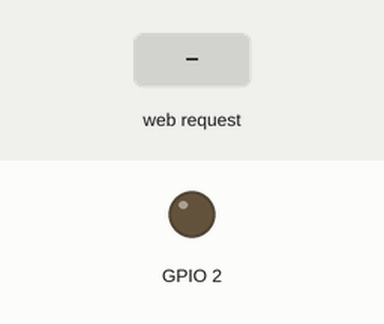
Simulated run of this sketch. Board: ESP32. Shown: output pins drawn as LEDs (lit = HIGH). The inputs (shaded band) are chosen by the test bench.

Above: at 1.8 s.
1.9 s: HTTP request GET /off received
At 3.1 s:
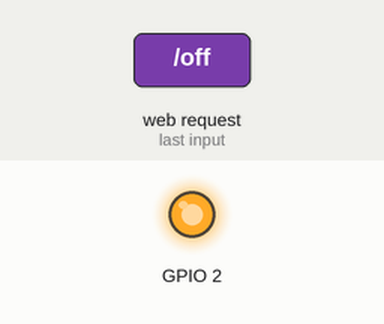
3.4 s: HTTP request GET /on received
At 4.4 s:
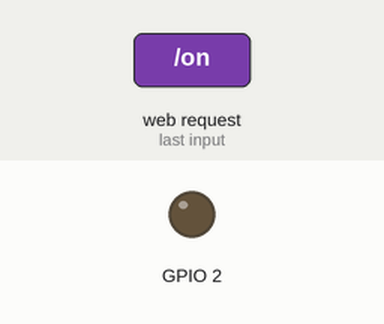
Timing chart, 0 to 6.4 s (numbered marks = the images above; inputs shaded):
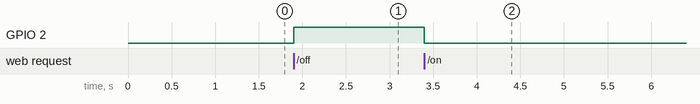

Measured:
- after the input at 1.9 s, GPIO 2: LOW → HIGH at once
- after the input at 3.4 s, GPIO 2: HIGH → LOW at once

The sketch:

led_webserver.ino
```cpp
#include <WebServer.h>
#include <WiFi.h>

 String ssid = "WiFiLED";
 String password = "";
 WebServer server(80);

 void setup() {
   // put your setup code here, to run once:
   Serial.begin(115200);
   pinMode(2, OUTPUT);
   digitalWrite(2, LOW);
   delay(100);
   WiFi.mode(WIFI_AP);
   WiFi.softAP(ssid.c_str(), password.c_str());
   server.begin();
   delay(500);
   server.on("/", handle_root);

   server.on("/on", []() {
     digitalWrite(2, LOW);
     delay(100);
     handle_root();
   });

   server.on("/off", []() {
     digitalWrite(2, HIGH);
     delay(100);
     handle_root();
   });
 }

 void handle_root() {
   String content = "<!DOCTYPE html><html><head><meta name='viewport' content='width=device-width,initial-scale=1'><title>Relay Controller</title></head><body><center><h3>Fan Control System</h3><a href='/on'><button>Off</button></a><br><br><a href='/off'><button>On</button></a></center></body></html>";
   server.send(200, "text/html", content);
 }

 void loop() {
   // put your main code here, to run repeatedly:
   server.handleClient();
 }
```
